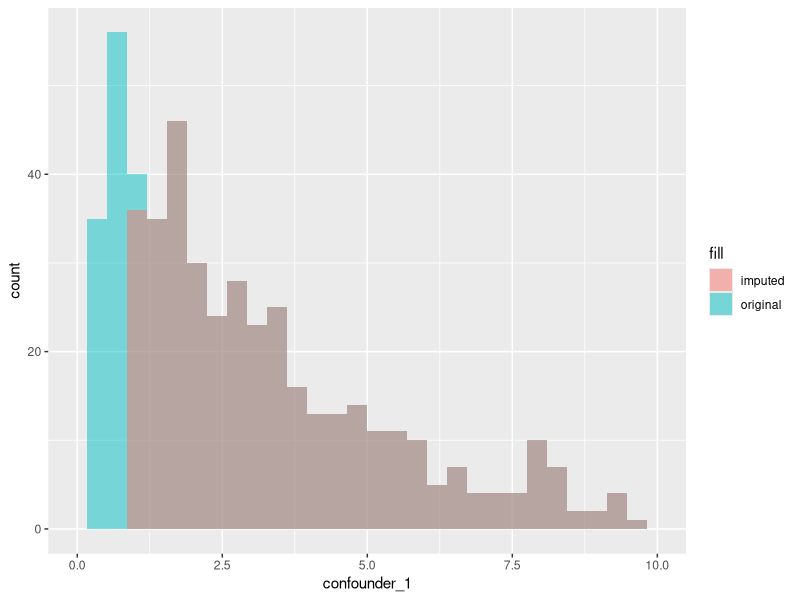
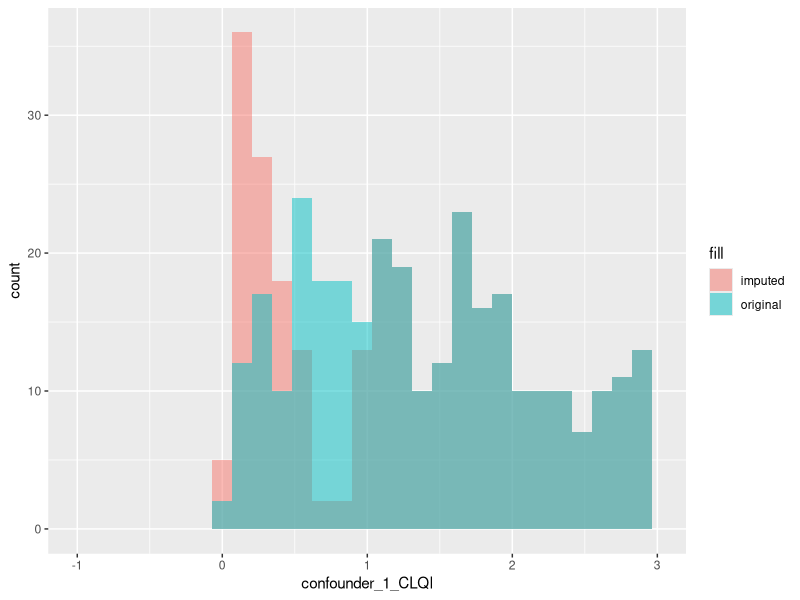
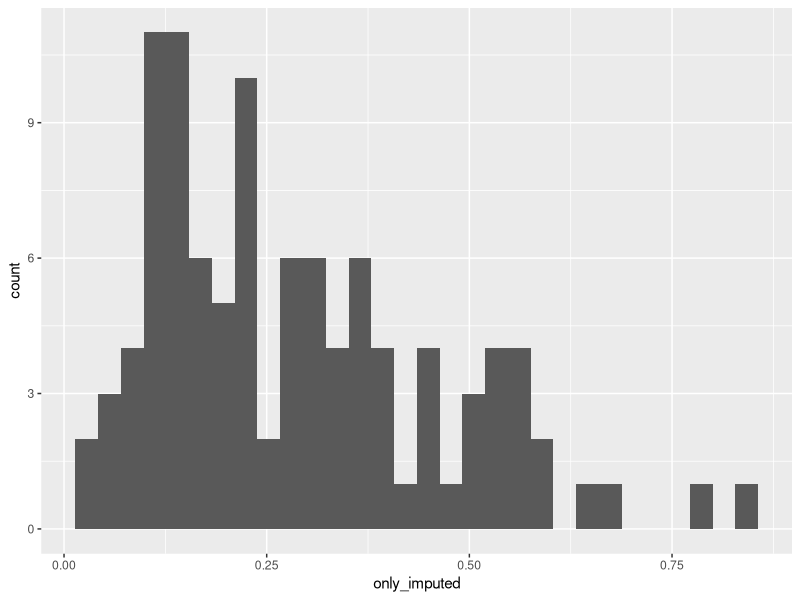

Here is the R script that generated these plots, in order:
## ---- chunk 1
#necessary libraries
library(tidyverse)
library(quantreg)
library(MASS)
library(purrr)
## ---- chunk 2
#logit and expit functions for myself
logit <- function(prob) {
  value <- log(prob / (1 - prob))
  return(value)
}

expit <- function(prob) {
  value <- 1 / (1 + exp(-(prob)))
  return(value)
}

#now some other transformation functions
log_quant_transform <- function(value, min, max) {
  new_value <- log((value - min) / (max - value))
  
  if (is.nan(new_value)) {return(NA)} 
  else {return(new_value)}
}

inv_log_quant_transform <- function(value, min, max) {
  new_value <- (exp(value)*max + min) / (1+exp(value))
  return(new_value)
}
## ---- chunk 3
coefficient_generator <- function(tau, num_studies, 
                                  a_0 = logit(0.3), a_1 = log(1.1), 
                                  b_0 = logit(0.1), b_1 = log(1.5), b_2 = log(0.7), b_3 = log(1.2)) {
    
  #create which number study we have
  study_counts <- data.frame(id = 1:num_studies)
  
  study_counts <- study_counts |>
    mutate(study_num = paste("Study", id)) |>
    dplyr::select(study_num)
  
  #allow a_1 to vary
  alpha_coefficients <- rnorm(num_studies, a_1, tau)
  alpha_coefficients <- as.data.frame(alpha_coefficients) #make into data frame
  
      #renaming for better binding experience + adding a_0... not important here
      alpha_coefficients <- alpha_coefficients |> 
        mutate(a_0 = a_0) |>
        rename(a_1 = "alpha_coefficients") |>
        dplyr::select(a_0, a_1) #reordering
  
      
  #now doing the beta coefficients
  beta_vector <- c(b_1, b_2, b_3)
  
    #variance-covariance matrix
    matrix_size <- length(beta_vector)
    diag_mat <- matrix(0, matrix_size, matrix_size) 
    diag(diag_mat) <- 1 #make all the diagonals 1 for the identity matrix
    
    #lastly, we need to perform the calculation specified in section 3.1.4
    beta_matrix <- tau * diag_mat
    beta_coefficients <- mvrnorm(num_studies, beta_vector, beta_matrix)
    beta_coefficients <- as.data.frame(beta_coefficients)
    
      #renaming for better binding experience
      beta_coefficients <- beta_coefficients |> 
        mutate(b_0 = b_0) |>
        rename(b_1 = "V1", b_2 = "V2", b_3 = "V3") |>
        dplyr::select(b_0, b_1, b_2, b_3)
      
  #we need to set a LoD value for these studies that has slight variation
  LoD <- data.frame(LoD = round(runif(num_studies, min = 0.8, max = 1.2), 3))
  
  #lastly, we need a range of degrees of freedom for the confounder generation
  #there will be two just in case I want to use an F distribution
  deg_freedom <- data.frame(df_1 = round(runif(num_studies, min = 3, max = 7)),
                            df_2 = round(runif(num_studies, min = 3, max = 7)))
  
  #now combine these results
  coefficients <- cbind(study_counts, alpha_coefficients, beta_coefficients, LoD, deg_freedom)
  
  return(coefficients)
}

#coefficient_generator(tau = 0.01, num_studies = 30)
## ---- chunk 4
#this will be nested to make the list function cleaner to read
create_data <- function(sample_size, a_0, a_1, b_0, b_1, b_2, b_3, df_1, df_2) {
  
  #initialize everything
  n <- sample_size
  
  #step 1: Base Binary Predictor
  V <- rbinom(n, size = 1, prob = 0.4)
  
  #step 2: cnfounder with a skewed distribution... Biomarker missing
  C1 <- rchisq(n, df = df_1) 
  C2 <- rnorm(n, mean = 75, sd = 7) #another confounder with a normal distribution. not used right now
  
  #step 3: generating exposure variable based on confounders (probability)
  E <- expit(a_0 + a_1*C1)
  E_bin <- rbinom(n, size = 1, prob = E)
  
  #step 4: generating outcome based on confounders, exposure, and base binary predictor
  O <- expit(b_0 + b_1*E + b_2*V + b_3*C1)
  O_bin <- rbinom(n, size = 1, prob = O)
  
  #step 5: create dataset
  
  my_data <- data.frame(
    predictor = V,
    confounder_1 = C1,
    confounder_2 = C2,
    exposure = E_bin,
    outcome = O_bin
  )
  
  return(my_data)
} 
## ---- chunk 5
#recall all coefficients are stored in coefficient_generator funct
create_multiple_datasets <- function(study_coefficient_dataset, sample_size) {
  my_list <- list() #initialize empty list
  
  #pulling all values we need
  a_0_values <- study_coefficient_dataset |> dplyr::pull(a_0)
  a_1_values <- study_coefficient_dataset |> dplyr::pull(a_1)
  b_0_values <- study_coefficient_dataset |> dplyr::pull(b_0)
  b_1_values <- study_coefficient_dataset |> dplyr::pull(b_1)
  b_2_values <- study_coefficient_dataset |> dplyr::pull(b_2)
  b_3_values <- study_coefficient_dataset |> dplyr::pull(b_3)
  
  #also degrees of freedom
  df_1_values <- study_coefficient_dataset |> dplyr::pull(df_1)
  df_2_values <- study_coefficient_dataset |> dplyr::pull(df_2) #only if necessary
  
  for(i in 1:nrow(study_coefficient_dataset)) {
    #do the data generating mechanism
    a_0 <- a_0_values[i]
    a_1 <- a_1_values[i]
    b_0 <- b_0_values[i]
    b_1 <- b_1_values[i]
    b_2 <- b_2_values[i]
    b_3 <- b_3_values[i]
    
    #also the degrees of freedom
    df_1 <- df_1_values[i]
    df_2 <- df_2_values[i]
    
    #apply the data generating mechanism function from the values above
    my_data <- create_data(sample_size = sample_size, 
                           a_0 = a_0, a_1 = a_1, 
                           b_0 = b_0, b_1 = b_1, b_2 = b_2, b_3 = b_3,
                           df_1 = df_1, df_2 = df_2)
    
    
    #finally, add this dataset to our list
    my_list[[i]] <- my_data
  
  }
  
  #return the list
  return(my_list)
}
## ---- chunk 6
set.seed(605)

#don't forget to load the three functions necessary to make this work
my_coefficients_basic <- coefficient_generator(tau = 0.01, num_studies = 2)
my_studies_basic <- create_multiple_datasets(my_coefficients_basic, sample_size = 500)
## ---- chunk 7
#doesn't matter which study is the basis study
basis_study <- as.data.frame(my_studies_basic[1])
missing_study <- as.data.frame(my_studies_basic[2])

#get rid of the mess
rm(my_studies_basic)
## ---- chunk 8
#look at my_coefficients and see that randomly selected LoD is 0.912
missing_study <- missing_study |>
  mutate(confounder_1_missing = ifelse(confounder_1 >= 0.912, confounder_1, NA))

#count proportion of missingness here: 17.6%
prop_missing = sum(is.na(missing_study$confounder_1_missing)) / nrow(missing_study)
prop_missing
## ---- chunk 9
ggplot(missing_study) +
  geom_histogram(aes(x = confounder_1, fill = "original"), alpha = 0.5) +
  geom_histogram(aes(x = confounder_1_missing, fill = "imputed"), alpha = 0.5) + 
  xlim(0,10)
## ---- chunk 10
min = 0
max = ceiling(quantile(basis_study$confounder_1, prob = 0.99))

#the transformation of confounder 1
basis_study <- basis_study |>
  mutate(confounder_1_transformed = sapply(confounder_1, log_quant_transform, min, max))

#some NaN's are produced, but that is to be expected
## ---- chunk 11
#test with 1st quartile, median, and 3rd quartile: need to transform them back

#initiliaze empty data frame
coefficient_data <- data.frame()

for(i in seq(0.01:0.99, by=0.01)) {
  reg_coeff <- rq(confounder_1_transformed ~ exposure + predictor + outcome, data = basis_study, tau=i)
  
  new_data <- data.frame(
    b0 = reg_coeff$coefficients[1],
    b_exposure = reg_coeff$coefficients[2],
    b_predictor = reg_coeff$coefficients[3],
    b_outcome = reg_coeff$coefficients[4],
    quant = i
  )
  
  coefficient_data <- rbind(coefficient_data, new_data) #add to new iterations
}
## ---- chunk 12
#we already did this, so we're just going to clean up
rm(new_data)
rm(reg_coeff)

coefficient_data
## ---- chunk 13
#we had this code previously, but it's repeated here for clarification
prop_missing = sum(is.na(missing_study$confounder_1_missing)) / nrow(missing_study)
prop_missing = ceiling(prop_missing * 100)
prop_missing

#make this into a function for easy use?

find_prop_missing <- function(missing_data_study, LD) {
  prop_missing <- sum(is.na(missing_data_study[[LD]])) / nrow(missing_data_study)
  prop_missing <- ceiling(prop_missing * 100)
  
  return(prop_missing)
}

#should spit out 21... works!
find_prop_missing(missing_data_study = missing_study, LD = "confounder_1_missing")
## ---- chunk 14
uniform_values <- function() {
  u <- runif(1, min = 1, max = 99) #aka from 0.01 to 0.99
  
  #all the values we need from the uniform
  floor_u <- floor(u)
  mod_u <- (u - floor(u))
  next_u <- ceiling(u)
  
  #now putting this into a vector
  my_u <- c(u, floor_u, mod_u, next_u)
  return(my_u)
}
## ---- chunk 15
fixed_MI <- function(basis_coefficients, study_for_imputation, 
                 var_for_imputation, row_index) {
  
  #random draw from a uniform dist and extract important information: only once!
  u_vector <- uniform_values() 
  floor_quantile <- coefficient_data[u_vector[2], ] #floor
  ceiling_quantile <- coefficient_data[u_vector[4], ] #ceiling
  
  #need to calculate regression values... really messy don't look at this
  lower_quantile_value <- floor_quantile$b0 + (floor_quantile$b_predictor * missing_study[row_index,]$predictor) +
    (floor_quantile$b_exposure * missing_study[row_index,]$exposure) + (floor_quantile$b_outcome * missing_study[row_index,]$outcome)

  upper_quantile_value <- ceiling_quantile$b0 + (ceiling_quantile$b_predictor * missing_study[row_index,]$predictor) +
    (ceiling_quantile$b_exposure * missing_study[row_index,]$exposure) + (ceiling_quantile$b_outcome * missing_study[row_index,]$outcome)

  modulus <- u_vector[3]
  imputation_value_transformed <- ((1-modulus)*lower_quantile_value) + (modulus*upper_quantile_value)
  
  #lastly, untransform this value using the right min and max... organization is a headache
  min_imp <- 0
  missing_data_proportion <- find_prop_missing(missing_data_study = study_for_imputation, 
                                               LD = as.character(var_for_imputation)) / 100
  
  #THIS IS THE ISSUE...
  max_imp <- as.numeric(quantile(missing_study$confounder_1, missing_data_proportion))
  #then normal distribution to add random error... AHHHHHHH
  
  #remember min is 0 and prop_missing gives us the right quantile for calculating max from study_for_imputation
  imputed_value_regular <- inv_log_quant_transform(value = imputation_value_transformed, 
                                                   min = min_imp, 
                                                   max = max_imp)
  
  #unif_val <- u_vector[1]
  #return(unif_val)
    
  return(imputed_value_regular)
}
## ---- chunk 16
missing_study <- missing_study |>
  mutate(confounder_1_fixed_MI = ifelse(is.na(confounder_1_missing), 
                                        fixed_MI(basis_coefficients = coefficient_data,
                                                 study_for_imputation = missing_study,
                                                 var_for_imputation = "confounder_1_missing",
                                                 row_index = seq_len(nrow(missing_study))), 
                                        confounder_1_missing))
## ---- chunk 17
missing_study <- missing_study |>
  mutate(confounder_1_CLQI = ifelse(is.na(confounder_1_missing), 
                                    mapply(function(row_index) {
                                      fixed_MI(basis_coefficients = coefficient_data,
                                               study_for_imputation = missing_study,
                                               var_for_imputation = "confounder_1_missing",
                                               row_index = row_index)
                                    }, seq_len(nrow(missing_study))), 
                                    confounder_1_missing))
## ---- chunk 18
#checking stuff here
ggplot(data=missing_study) +
  geom_histogram(aes(x = confounder_1_CLQI, fill = "imputed"), alpha = 0.5) + 
  geom_histogram(aes(x = confounder_1, fill = "original"), alpha = 0.5) + 
  xlim(-1,3)
## ---- chunk 19
#another diagnostic
missing_study <- missing_study |>
  mutate(only_imputed = ifelse(is.na(confounder_1_missing), confounder_1_CLQI, NA))

ggplot(missing_study) +
  geom_histogram(aes(x=only_imputed))
## ---- chunk 20
summary(missing_study$only_imputed)
## ---- chunk 21
CLQI_MI <- function(num_iterations = 10) {
  #repeat this 10 times and save the desired parameters... use purrr?
  
}

#return a dataframe with all necessary information
## ---- chunk 22
#need a refresher, but should be easy
## ---- chunk 23

## ---- chunk 24
missing_study <- missing_study |>
  mutate(confounder_1_constant_imputed = ifelse(is.na(confounder_1_missing), sqrt(2), confounder_1_missing))
## ---- chunk 25

## ---- chunk 26
#bias example: take the aggregated b1 estimate, then subtract by the population b1 estimate to get bias value for one iteration
## ---- chunk 27
#MSE example: need the variance of the b1 estimate... figure this one out!
## ---- chunk 28
#coverage example: i have no clue !!!!!
